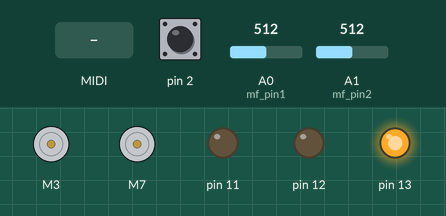
This sketch was run on a simulated Arduino Uno, built with avr-gcc and run on an emulated ATmega328P. Shown: 2 × DC motor (green arrow = forward, orange = backward, longer = faster), output pins drawn as LEDs (lit = HIGH). The test bench sets the inputs (shaded band); at power-on: pin 2 HIGH, A0 (mf_pin1) = 512, A1 (mf_pin2) = 512. MIDI output is not drawn.

Above: at 1.2 s.
1.3 s: pin 2 pulled LOW for 0.15 s
At 1.37 s:
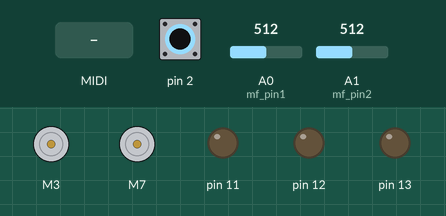
2.9 s: MIDI note 64 received
At 3.05 s:
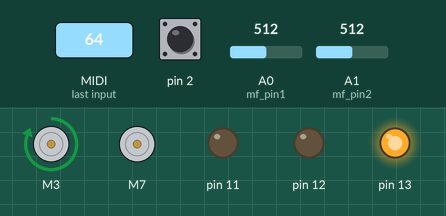
4.7 s: MIDI note 72 received
At 4.85 s:
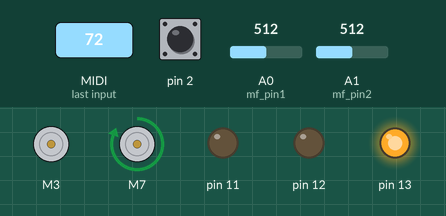
6.5 s: pin 2 pulled LOW for 1 s
At 8.5 s:
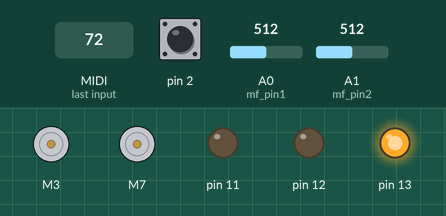
9.0 s: MIDI note 67 received
At 9.15 s:
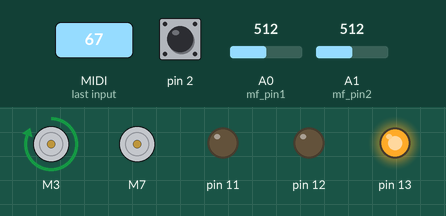
10.8 s: pin 2 pulled LOW for 3.2 s
At 12.2 s:
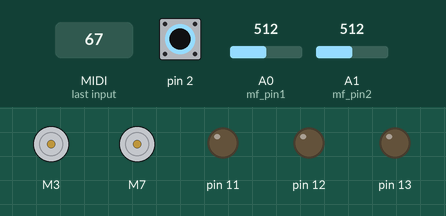
Timing chart, 0 to 15.5 s (numbered marks = the images above; inputs shaded):
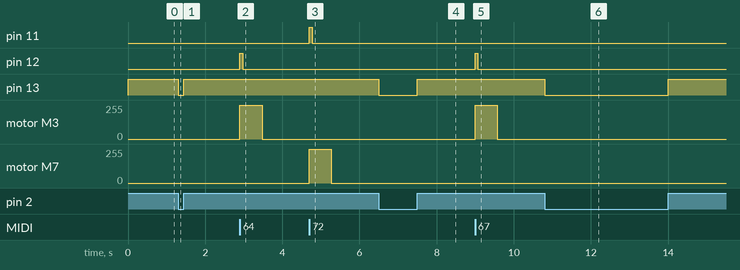

The sketch:

PTR-2_test.ino
```cpp
#include <MIDI.h>
#include "note.h"
#include "pitchshifter.h"
#include "tank.h"

MIDI_CREATE_DEFAULT_INSTANCE();

#define IF_Master_ch 0
#define Master_Slave_ch 4
Note note;
P_shifter p_shifter;
Tank tank;
int count=0;

void NoteOn_from_Master(byte channel, byte pitch, byte velocity){
  int channel_ = channel;
//  if(channel_==1){
//      count++;
//    if(count==1){
//      int pitch_ = pitch;
//    note.on(pitch_);
//    p_shifter.on(pitch_);
//      }
//    if(count==2){
//      count=0;
//      }
//    }
  int pitch_ = pitch;
    note.on(pitch_);
    p_shifter.on(pitch_);
}

void NoteOff_from_Master(byte channel, byte pitch, byte velocity){
//  int pitch_ = pitch;
//  note.off(pitch_);
//  p_shifter.off(pitch_);
}

void setup(){

  MIDI.setHandleNoteOn(NoteOn_from_Master);
  MIDI.setHandleNoteOff(NoteOff_from_Master);
  MIDI.begin(MIDI_CHANNEL_OMNI);
//  MIDI.begin(Master_Slave_ch);

  note.setup();
  p_shifter.setup();
  tank.setup();
//  pinMode(13,OUTPUT);//Lチカデバック用
}

void loop(){
  // リアルタイム性の確保のため、MIDI.readをできるだけ早く呼ぶように
  MIDI.read();
  note.update();
  p_shifter.update();
  tank.update();

}
```

note.h
```cpp
class Note {
  public:
  Note(){};
  ~Note(){};
  void setup(){
    pinMode(10,INPUT_PULLUP);
    pinMode(11,OUTPUT);
    pinMode(12,OUTPUT);
//    pinMode(13,OUTPUT);  //Lチカデバック用
  }

  void on(int _note) {
    note = _note;
    switch(note){
      case 64:
        digitalWrite(12,HIGH);
        timestamp = millis();
        flg_note_on = true;
        break;
      case 65:
        digitalWrite(12,HIGH);
        timestamp = millis();
        flg_note_on = true;
        break;
      case 66:
        digitalWrite(12,HIGH);
        timestamp = millis();
        flg_note_on = true;
        break;
      case 67:
        digitalWrite(12,HIGH);
        timestamp = millis();
        flg_note_on = true;
        break;
      case 68:
        digitalWrite(12,HIGH);
        timestamp = millis();
        flg_note_on = true;
        break;
      case 69:
        digitalWrite(12,HIGH);
        timestamp = millis();
        flg_note_on = true;
        break;
      case 70:
        digitalWrite(12,HIGH);
        timestamp = millis();
        flg_note_on = true;
        break;

      case 71:
        digitalWrite(11,HIGH);
        timestamp = millis();
        flg_note_on = true;
        break;
      case 72:
        digitalWrite(11,HIGH);
        timestamp = millis();
        flg_note_on = true;
        break;
      case 73:
        digitalWrite(11,HIGH);
        timestamp = millis();
        flg_note_on = true;
        break;
      case 74:
        digitalWrite(11,HIGH);
        timestamp = millis();
        flg_note_on = true;
        break;
      case 75:
        digitalWrite(11,HIGH);
        timestamp = millis();
        flg_note_on = true;
        break;
      case 76:
        digitalWrite(11,HIGH);
        timestamp = millis();
        flg_note_on = true;
        break;
      case 77:
        digitalWrite(11,HIGH);
        timestamp = millis();
        flg_note_on = true;
        break;
      case 78:
        digitalWrite(11,HIGH);
        timestamp = millis();
        flg_note_on = true;
        break;
      case 79:
        digitalWrite(11,HIGH);
        timestamp = millis();
        flg_note_on = true;
        break;
      case 80:
        digitalWrite(11,HIGH);
        timestamp = millis();
        flg_note_on = true;
        break;
      case 81:
        digitalWrite(11,HIGH);
        timestamp = millis();
        flg_note_on = true;
        break;
      case 82:
        digitalWrite(11,HIGH);
        timestamp = millis();
        flg_note_on = true;
        break;
      case 83:
        digitalWrite(11,HIGH);
        timestamp = millis();
        flg_note_on = true;
        break;
      case 84:
        digitalWrite(11,HIGH);
        timestamp = millis();
        flg_note_on = true;
        break;
      }
  }
  void off(int _note) {
    note = _note;
    switch(note){
      case 64:
        digitalWrite(12,LOW);

        flg_note_on = false;
        break;
      case 65:
        digitalWrite(12,LOW);

        flg_note_on = false;
        break;
      case 66:
        digitalWrite(12,LOW);

        flg_note_on = false;
        break;
      case 67:
        digitalWrite(12,LOW);

        flg_note_on = false;
        break;
      case 68:
        digitalWrite(12,LOW);

        flg_note_on = false;
        break;
      case 69:
        digitalWrite(12,LOW);

        flg_note_on = false;
        break;
      case 70:
        digitalWrite(12,LOW);

        flg_note_on = false;
        break;

      case 71:
        digitalWrite(11,LOW);

        flg_note_on = false;
        break;
      case 72:
        digitalWrite(11,LOW);

        flg_note_on = false;
        break;
      case 73:
        digitalWrite(11,LOW);

        flg_note_on = false;
        break;
      case 74:
        digitalWrite(11,LOW);

        flg_note_on = false;
        break;
      case 75:
        digitalWrite(11,LOW);

        flg_note_on = false;
        break;
      case 76:
        digitalWrite(11,LOW);

        flg_note_on = false;
        break;
      case 77:
        digitalWrite(11,LOW);

        flg_note_on = false;
        break;
      case 78:
        digitalWrite(11,LOW);

        flg_note_on = false;
        break;
      case 79:
        digitalWrite(11,LOW);

        flg_note_on = false;
        break;
      case 80:
        digitalWrite(11,LOW);

        flg_note_on = false;
        break;
      case 81:
        digitalWrite(11,LOW);

        flg_note_on = false;
        break;
      case 82:
        digitalWrite(11,LOW);

        flg_note_on = false;
        break;
      case 83:
        digitalWrite(11,LOW);

        flg_note_on = false;
        break;
      case 84:
        digitalWrite(11,LOW);

        flg_note_on = false;
        break;
        }
  }

  void update(){
    if ( (millis()-timestamp) >= opentime && flg_note_on == true ) {
      off(note);
    }
  }

  boolean flg_note_on;;
  long timestamp;
  int note;
  int opentime = 70;

};
```

pitchshifter.h
```cpp
#include <SparkFun_TB6612.h>

#define AIN1 3
#define BIN1 7
#define AIN2 4
#define BIN2 8
#define PWMA 5
#define PWMB 6
#define STBY 9

class P_shifter {
  public:
  P_shifter(){};
  ~P_shifter(){};

  void setup(){
  }

  void on(int _note) {
    note = _note;
    flg_note_on = true;
    timestamp = millis();
  }

//  void off(int _note) {
//    note = _note;
//    flg_note_on = false;
//    timestamp = millis();
//  }

  void drive(int _note){
    note = _note;
    switch(note){
      case 64:
        mf_v = analogRead(mf_pin1);
        p_height = map(mf_v, 0, 1023, 0, 99);
        x = note -64;
        if(p_height < p_val[x]){
          motor1.drive(D_up,D_pitch);
          motor1.brake();
          }
        break;
      case 65:
        mf_v = analogRead(mf_pin1);
        p_height = map(mf_v, 0, 1023, 0, 99);
        x = note -64;
        if(p_height < p_val[x]){
          motor1.drive(D_up,D_pitch);
          motor1.brake();
          }
        break;
      case 66:
        mf_v = analogRead(mf_pin1);
        p_height = map(mf_v, 0, 1023, 0, 99);
        x = note -64;
        if(p_height < p_val[x]){
          motor1.drive(D_up,D_pitch);
          motor1.brake();
          }
        break;
      case 67:
        mf_v = analogRead(mf_pin1);
        p_height = map(mf_v, 0, 1023, 0, 99);
        x = note -64;
        if(p_height < p_val[x]){
          motor1.drive(D_up,D_pitch);
          motor1.brake();
          }
        break;
      case 68:
        mf_v = analogRead(mf_pin1);
        p_height = map(mf_v, 0, 1023, 0, 99);
        x = note -64;
        if(p_height < p_val[x]){
          motor1.drive(D_up,D_pitch);
          motor1.brake();
          }
        break;
      case 69:
        mf_v = analogRead(mf_pin1);
        p_height = map(mf_v, 0, 1023, 0, 99);
        x = note -64;
        if(p_height < p_val[x]){
          motor1.drive(D_up,D_pitch);
          motor1.brake();
          }
        break;
      case 70:
        mf_v = analogRead(mf_pin1);
        p_height = map(mf_v, 0, 1023, 0, 99);
        x = note -64;
        if(p_height < p_val[x]){
          motor1.drive(D_up,D_pitch);
          motor1.brake();
          }
        break;

      case 71:
        mf_v2 = analogRead(mf_pin2);
        p_height2 = map(mf_v2, 0, 1023, 0, 99);
        x = note -64;
        if(p_height2 < p_val[x]){
          motor2.drive(D_up,D_pitch);
          motor2.brake();
          }
        break;
      case 72:
        mf_v2 = analogRead(mf_pin2);
        p_height2 = map(mf_v2, 0, 1023, 0, 99);
        x = note -64;
        if(p_height2 < p_val[x]){
          motor2.drive(D_up,D_pitch);
          motor2.brake();
          }
        break;
      case 73:
        mf_v2 = analogRead(mf_pin2);
        p_height2 = map(mf_v2, 0, 1023, 0, 99);
        x = note -64;
        if(p_height2 < p_val[x]){
          motor2.drive(D_up,D_pitch);
          motor2.brake();
          }
        break;
      case 74:
        mf_v2 = analogRead(mf_pin2);
        p_height2 = map(mf_v2, 0, 1023, 0, 99);
        x = note -64;
        if(p_height2 < p_val[x]){
          motor2.drive(D_up,D_pitch);
          motor2.brake();
          }
        break;
      case 75:
        mf_v2 = analogRead(mf_pin2);
        p_height2 = map(mf_v2, 0, 1023, 0, 99);
        x = note -64;
        if(p_height2 < p_val[x]){
          motor2.drive(D_up,D_pitch);
          motor2.brake();
          }
        break;
      case 76:
        mf_v2 = analogRead(mf_pin2);
        p_height2 = map(mf_v2, 0, 1023, 0, 99);
        x = note -64;
        if(p_height2 < p_val[x]){
          motor2.drive(D_up,D_pitch);
          motor2.brake();
          }
        break;
      case 77:
        mf_v2 = analogRead(mf_pin2);
        p_height2 = map(mf_v2, 0, 1023, 0, 99);
        x = note -64;
        if(p_height2 < p_val[x]){
          motor2.drive(D_up,D_pitch);
          motor2.brake();
          }
        break;
      case 78:
        mf_v2 = analogRead(mf_pin2);
        p_height2 = map(mf_v2, 0, 1023, 0, 99);
        x = note -64;
        if(p_height2 < p_val[x]){
          motor2.drive(D_up,D_pitch);
          motor2.brake();
          }
        break;
      case 79:
        mf_v2 = analogRead(mf_pin2);
        p_height2 = map(mf_v2, 0, 1023, 0, 99);
        x = note -64;
        if(p_height2 < p_val[x]){
          motor2.drive(D_up,D_pitch);
          motor2.brake();
          }
        break;
      case 80:
        mf_v2 = analogRead(mf_pin2);
        p_height2 = map(mf_v2, 0, 1023, 0, 99);
        x = note -64;
        if(p_height2 < p_val[x]){
          motor2.drive(D_up,D_pitch);
          motor2.brake();
          }
        break;
      case 81:
        mf_v2 = analogRead(mf_pin2);
        p_height2 = map(mf_v2, 0, 1023, 0, 99);
        x = note -64;
        if(p_height2 < p_val[x]){
          motor2.drive(D_up,D_pitch);
          motor2.brake();
          }
        break;
      case 82:
        mf_v2 = analogRead(mf_pin2);
        p_height2 = map(mf_v2, 0, 1023, 0, 99);
        x = note -64;
        if(p_height2 < p_val[x]){
          motor2.drive(D_up,D_pitch);
          motor2.brake();
          }
        break;
      case 83:
        mf_v2 = analogRead(mf_pin2);
        p_height2 = map(mf_v2, 0, 1023, 0, 99);
        x = note -64;
        if(p_height2 < p_val[x]){
          motor2.drive(D_up,D_pitch);
          motor2.brake();
          }
        break;
      case 84:
        mf_v2 = analogRead(mf_pin2);
        p_height2 = map(mf_v2, 0, 1023, 0, 99);
        x = note -64;
        if(p_height2 < p_val[x]){
          motor2.drive(D_up,D_pitch);
          motor2.brake();
          }
        break;
      }
  }

  void update(){
    if(flg_note_on == true){
      drive(note);
    }
    if ( (millis()-timestamp) >= opentime + ms && flg_note_on == true ) {
      flg_note_on = false;
    }
//    if ( (millis()-timestamp) <= ms && flg_note_on == false ) {
//      drive(note);
//    }
  }

  long ms = 500;//バルブが閉まった後の高度のキープ時間
  boolean flg_note_on;
  long timestamp;
  int note;
  const int opentime = 70;

  const int offsetA = 1;
  const int offsetB = 1;
  Motor motor1 = Motor(AIN1, AIN2, PWMA, offsetA, STBY);
  Motor motor2 = Motor(BIN1, BIN2, PWMB, offsetB, STBY);
  const int D_up = 255; //max255
  const int D_down = -255;
  const int D_pitch = 10;

  const int mf_pin1 = A0;
  const int mf_pin2 = A1;
  int mf_v = 0;
  int mf_v2 = 0;
  int p_val[21]= {94,85,65,50,27,15,3, 85,80,74,65,61,54,46,38,31,25,20,13,8,3};
  int x=0;

//------------------------tuning-------------------------
  //  E4~A#4MIDI Note No.[64~70]7音
  //  A250管155~255mm,[249,240,220,205,182,170,158]
  //  A250管0~100    ,[94,85,65,50,27,15,3]

  //  B4~C6,MIDI Note No.[71~84]14音
  //  B200管60~150mm,[145,140,134,125,121,114,106,98,91,85,80,73,68,63]
  //  B200管0~100   ,[85,80,74,65,61,54,46,38,31,25,20,13,8,3]

  //実際に計測した高度に設定する min5 Max95

//------------------------tuning-------------------------

  int p_height = 5;
  int p_height2 = 5;
};
```

tank.h
```cpp
class Tank {
  public:
  Tank(){};
  ~Tank(){};

  void setup(){
    pinMode(2, INPUT_PULLUP);
    pinMode(13,OUTPUT);
  }
  void update(){
    int sensorVal = digitalRead(2);
    if (sensorVal == HIGH) {
      digitalWrite(13, HIGH);
    } else {
      digitalWrite(13, LOW);
    }
  }

};
```

Measured:
- after the input at 1.3 s, pin 13: HIGH → LOW at once, → HIGH 0.15 s later
- after the input at 2.9 s, pin 12: LOW → HIGH at once, → LOW 0.07 s later; motor M3: stopped → forward 255/255 at once, → stopped 0.57 s later
- after the input at 4.7 s, pin 11: LOW → HIGH at once, → LOW 0.07 s later; motor M7: stopped → forward 255/255 at once, → stopped 0.57 s later
- after the input at 6.5 s, pin 13: HIGH → LOW at once, → HIGH 1.0 s later
- after the input at 9.0 s, pin 12: LOW → HIGH at once, → LOW 0.07 s later; motor M3: stopped → forward 255/255 at once, → stopped 0.57 s later
- after the input at 10.8 s, pin 13: HIGH → LOW at once, → HIGH 3.2 s later
